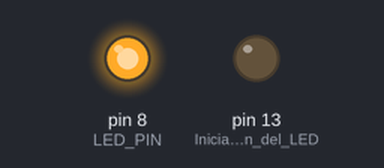
Bench run of a sketch on a simulated Arduino Uno, built with avr-gcc and run on an emulated ATmega328P. On the bench: output pins drawn as LEDs (lit = HIGH).

Above: at 2.5 s.
At 7.5 s:
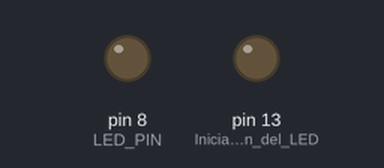
Timing chart, 0 to 13.0 s (numbered marks = the images above):
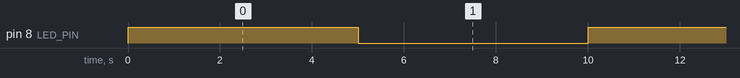

Measured:
- by itself, pin 8 (LED_PIN): alternates HIGH for 5.0 s and LOW for 5.0 s

The sketch:

led_externo_test.ino
```cpp
#define LED_PIN 8 // Pin digital 8 al que está conectado el LED amarillo

void setup() {
  pinMode(LED_PIN, OUTPUT); // Inicializa el pin del LED amarillo como salida
  pinMode(LED_BUILTIN, OUTPUT); // Inicializa el pin del LED integrado como salida
  digitalWrite(LED_BUILTIN, LOW); // Asegura que el LED integrado esté apagado
}

void loop() {
  digitalWrite(LED_PIN, HIGH); // Enciende el LED amarillo
  delay(5000); // Espera 5 segundos
  digitalWrite(LED_PIN, LOW); // Apaga el LED amarillo
  delay(5000); // Espera 5 segundos
}
```
